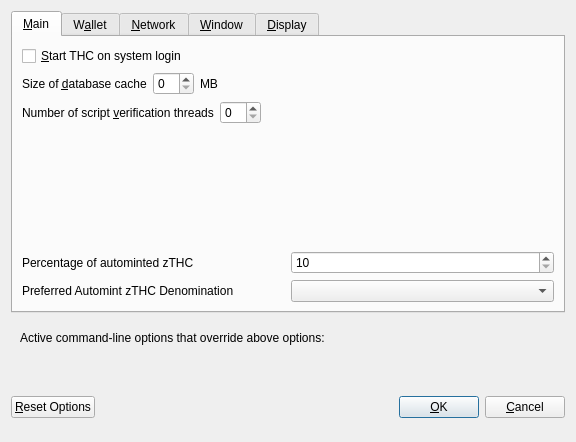
<?xml version="1.0" encoding="UTF-8"?>
<ui version="4.0">
 <class>OptionsDialog</class>
 <widget class="QDialog" name="OptionsDialog">
  <property name="geometry">
   <rect>
    <x>0</x>
    <y>0</y>
    <width>576</width>
    <height>442</height>
   </rect>
  </property>
  <property name="windowTitle">
   <string>Options</string>
  </property>
  <property name="modal">
   <bool>true</bool>
  </property>
  <layout class="QVBoxLayout" name="verticalLayout">
   <item>
    <widget class="QTabWidget" name="tabWidget">
     <property name="currentIndex">
      <number>0</number>
     </property>
     <widget class="QWidget" name="tabMain">
      <attribute name="title">
       <string>&amp;Main</string>
      </attribute>
      <layout class="QVBoxLayout" name="verticalLayout_Main">
       <item>
        <widget class="QCheckBox" name="bitcoinAtStartup">
         <property name="toolTip">
          <string>Automatically start THC after logging in to the system.</string>
         </property>
         <property name="text">
          <string>&amp;Start THC on system login</string>
         </property>
        </widget>
       </item>
       <item>
        <layout class="QHBoxLayout" name="horizontalLayout_2_Main">
         <item>
          <widget class="QLabel" name="databaseCacheLabel">
           <property name="text">
            <string>Size of &amp;database cache</string>
           </property>
           <property name="textFormat">
            <enum>Qt::PlainText</enum>
           </property>
           <property name="buddy">
            <cstring>databaseCache</cstring>
           </property>
          </widget>
         </item>
         <item>
          <widget class="QSpinBox" name="databaseCache"/>
         </item>
         <item>
          <widget class="QLabel" name="databaseCacheUnitLabel">
           <property name="text">
            <string>MB</string>
           </property>
           <property name="textFormat">
            <enum>Qt::PlainText</enum>
           </property>
          </widget>
         </item>
         <item>
          <spacer name="horizontalSpacer_2_Main">
           <property name="orientation">
            <enum>Qt::Horizontal</enum>
           </property>
           <property name="sizeHint" stdset="0">
            <size>
             <width>40</width>
             <height>20</height>
            </size>
           </property>
          </spacer>
         </item>
        </layout>
       </item>
       <item>
        <layout class="QHBoxLayout" name="horizontalLayout_3_Main">
         <item>
          <widget class="QLabel" name="threadsScriptVerifLabel">
           <property name="text">
            <string>Number of script &amp;verification threads</string>
           </property>
           <property name="textFormat">
            <enum>Qt::PlainText</enum>
           </property>
           <property name="buddy">
            <cstring>threadsScriptVerif</cstring>
           </property>
          </widget>
         </item>
         <item>
          <widget class="QSpinBox" name="threadsScriptVerif">
           <property name="toolTip">
            <string>(0 = auto, &lt;0 = leave that many cores free)</string>
           </property>
          </widget>
         </item>
         <item>
          <spacer name="horizontalSpacer_3_Main">
           <property name="orientation">
            <enum>Qt::Horizontal</enum>
           </property>
           <property name="sizeHint" stdset="0">
            <size>
             <width>40</width>
             <height>20</height>
            </size>
           </property>
          </spacer>
         </item>
        </layout>
       </item>
       <item>
        <spacer name="verticalSpacer_2">
         <property name="orientation">
          <enum>Qt::Vertical</enum>
         </property>
         <property name="sizeHint" stdset="0">
          <size>
           <width>20</width>
           <height>40</height>
          </size>
         </property>
        </spacer>
       </item>
       <item>
        <layout class="QHBoxLayout" name="horizontalLayout_3">
         <item>
          <widget class="QLabel" name="percentage_label">
           <property name="toolTip">
            <string>Percentage of incoming THC which get automatically converted to zTHC via Zerocoin Protocol (min: 10%)</string>
           </property>
           <property name="text">
            <string>Percentage of autominted zTHC</string>
           </property>
          </widget>
         </item>
         <item>
          <widget class="QSpinBox" name="zeromintPercentage">
           <property name="minimum">
            <number>10</number>
           </property>
           <property name="maximum">
            <number>100</number>
           </property>
          </widget>
         </item>
        </layout>
       </item>
       <item>
        <layout class="QHBoxLayout" name="horizontalLayout" stretch="0,0">
         <property name="sizeConstraint">
          <enum>QLayout::SetFixedSize</enum>
         </property>
         <item>
          <widget class="QLabel" name="labelPreferredDenom">
           <property name="maximumSize">
            <size>
             <width>16777215</width>
             <height>16777215</height>
            </size>
           </property>
           <property name="toolTip">
            <string>Wait with automatic conversion to Zerocoin until enough THC for this denomination is available</string>
           </property>
           <property name="text">
            <string>Preferred Automint zTHC Denomination</string>
           </property>
          </widget>
         </item>
         <item>
          <widget class="QComboBox" name="preferredDenom">
           <property name="maximumSize">
            <size>
             <width>16777215</width>
             <height>27</height>
            </size>
           </property>
           <property name="toolTip">
            <string>Wait with automatic conversion to Zerocoin until enough THC for this denomination is available</string>
           </property>
           <property name="maxVisibleItems">
            <number>9</number>
           </property>
           <property name="maxCount">
            <number>9</number>
           </property>
          </widget>
         </item>
        </layout>
       </item>
      </layout>
     </widget>
     <widget class="QWidget" name="tabWallet">
      <attribute name="title">
       <string>W&amp;allet</string>
      </attribute>
      <layout class="QVBoxLayout" name="verticalLayout_Wallet">
       <item>
        <widget class="QGroupBox" name="groupBox">
         <property name="title">
          <string>Expert</string>
         </property>
         <layout class="QVBoxLayout" name="verticalLayout_2">
          <item>
           <widget class="QCheckBox" name="coinControlFeatures">
            <property name="toolTip">
             <string>Whether to show coin control features or not.</string>
            </property>
            <property name="text">
             <string>Enable coin &amp;control features</string>
            </property>
           </widget>
          </item>
          <item>
           <widget class="QCheckBox" name="showMasternodesTab">
            <property name="toolTip">
             <string>Show additional tab listing all your masternodes in first sub-tab&lt;br/&gt;and all masternodes on the network in second sub-tab.</string>
            </property>
            <property name="text">
             <string>Show Masternodes Tab</string>
            </property>
           </widget>
          </item>
          <item>
           <widget class="QCheckBox" name="spendZeroConfChange">
            <property name="toolTip">
             <string>If you disable the spending of unconfirmed change, the change from a transaction&lt;br/&gt;cannot be used until that transaction has at least one confirmation.&lt;br/&gt;This also affects how your balance is computed.</string>
            </property>
            <property name="text">
             <string>&amp;Spend unconfirmed change</string>
            </property>
           </widget>
          </item>
         </layout>
        </widget>
       </item>
       <item>
        <spacer name="verticalSpacer_Wallet">
         <property name="orientation">
          <enum>Qt::Vertical</enum>
         </property>
         <property name="sizeHint" stdset="0">
          <size>
           <width>20</width>
           <height>40</height>
          </size>
         </property>
        </spacer>
       </item>
      </layout>
     </widget>
     <widget class="QWidget" name="tabNetwork">
      <attribute name="title">
       <string>&amp;Network</string>
      </attribute>
      <layout class="QVBoxLayout" name="verticalLayout_Network">
       <item>
        <widget class="QCheckBox" name="mapPortUpnp">
         <property name="toolTip">
          <string>Automatically open the THC client port on the router. This only works when your router supports UPnP and it is enabled.</string>
         </property>
         <property name="text">
          <string>Map port using &amp;UPnP</string>
         </property>
        </widget>
       </item>
       <item>
        <widget class="QCheckBox" name="allowIncoming">
         <property name="toolTip">
          <string>Accept connections from outside</string>
         </property>
         <property name="text">
          <string>Allow incoming connections</string>
         </property>
        </widget>
       </item>
       <item>
        <widget class="QCheckBox" name="connectSocks">
         <property name="toolTip">
          <string>Connect to the THC network through a SOCKS5 proxy.</string>
         </property>
         <property name="text">
          <string>&amp;Connect through SOCKS5 proxy (default proxy):</string>
         </property>
        </widget>
       </item>
       <item>
        <layout class="QHBoxLayout" name="horizontalLayout_1_Network">
         <item>
          <widget class="QLabel" name="proxyIpLabel">
           <property name="text">
            <string>Proxy &amp;IP:</string>
           </property>
           <property name="textFormat">
            <enum>Qt::PlainText</enum>
           </property>
           <property name="buddy">
            <cstring>proxyIp</cstring>
           </property>
          </widget>
         </item>
         <item>
          <widget class="QValidatedLineEdit" name="proxyIp">
           <property name="minimumSize">
            <size>
             <width>140</width>
             <height>0</height>
            </size>
           </property>
           <property name="maximumSize">
            <size>
             <width>140</width>
             <height>16777215</height>
            </size>
           </property>
           <property name="toolTip">
            <string>IP address of the proxy (e.g. IPv4: 127.0.0.1 / IPv6: ::1)</string>
           </property>
          </widget>
         </item>
         <item>
          <widget class="QLabel" name="proxyPortLabel">
           <property name="text">
            <string>&amp;Port:</string>
           </property>
           <property name="textFormat">
            <enum>Qt::PlainText</enum>
           </property>
           <property name="buddy">
            <cstring>proxyPort</cstring>
           </property>
          </widget>
         </item>
         <item>
          <widget class="QLineEdit" name="proxyPort">
           <property name="minimumSize">
            <size>
             <width>55</width>
             <height>0</height>
            </size>
           </property>
           <property name="maximumSize">
            <size>
             <width>55</width>
             <height>16777215</height>
            </size>
           </property>
           <property name="toolTip">
            <string>Port of the proxy (e.g. 9050)</string>
           </property>
          </widget>
         </item>
         <item>
          <spacer name="horizontalSpacer_1_Network">
           <property name="orientation">
            <enum>Qt::Horizontal</enum>
           </property>
           <property name="sizeHint" stdset="0">
            <size>
             <width>40</width>
             <height>20</height>
            </size>
           </property>
          </spacer>
         </item>
        </layout>
       </item>
       <item>
        <spacer name="verticalSpacer_Network">
         <property name="orientation">
          <enum>Qt::Vertical</enum>
         </property>
         <property name="sizeHint" stdset="0">
          <size>
           <width>20</width>
           <height>40</height>
          </size>
         </property>
        </spacer>
       </item>
      </layout>
     </widget>
     <widget class="QWidget" name="tabWindow">
      <attribute name="title">
       <string>&amp;Window</string>
      </attribute>
      <layout class="QVBoxLayout" name="verticalLayout_Window">
       <item>
        <widget class="QCheckBox" name="minimizeToTray">
         <property name="toolTip">
          <string>Show only a tray icon after minimizing the window.</string>
         </property>
         <property name="text">
          <string>&amp;Minimize to the tray instead of the taskbar</string>
         </property>
        </widget>
       </item>
       <item>
        <widget class="QCheckBox" name="minimizeOnClose">
         <property name="toolTip">
          <string>Minimize instead of exit the application when the window is closed. When this option is enabled, the application will be closed only after selecting Quit in the menu.</string>
         </property>
         <property name="text">
          <string>M&amp;inimize on close</string>
         </property>
        </widget>
       </item>
       <item>
        <spacer name="verticalSpacer_Window">
         <property name="orientation">
          <enum>Qt::Vertical</enum>
         </property>
         <property name="sizeHint" stdset="0">
          <size>
           <width>20</width>
           <height>40</height>
          </size>
         </property>
        </spacer>
       </item>
      </layout>
     </widget>
     <widget class="QWidget" name="tabDisplay">
      <attribute name="title">
       <string>&amp;Display</string>
      </attribute>
      <layout class="QVBoxLayout" name="verticalLayout_Display">
       <item>
        <layout class="QHBoxLayout" name="horizontalLayout_1_Display">
         <item>
          <widget class="QLabel" name="langLabel">
           <property name="text">
            <string>User Interface &amp;language:</string>
           </property>
           <property name="textFormat">
            <enum>Qt::PlainText</enum>
           </property>
           <property name="buddy">
            <cstring>lang</cstring>
           </property>
          </widget>
         </item>
         <item>
          <widget class="QValueComboBox" name="lang">
           <property name="toolTip">
            <string>The user interface language can be set here. This setting will take effect after restarting THC.</string>
           </property>
          </widget>
         </item>
        </layout>
       </item>
       <item>
        <widget class="QLabel" name="label_3">
         <property name="toolTip">
          <string notr="true"/>
         </property>
         <property name="statusTip">
          <string notr="true"/>
         </property>
         <property name="whatsThis">
          <string notr="true"/>
         </property>
         <property name="accessibleName">
          <string notr="true"/>
         </property>
         <property name="text">
          <string>Language missing or translation incomplete? Help contributing translations here:
https://www.transifex.com/thc-project/thc-project-translations</string>
         </property>
         <property name="wordWrap">
          <bool>true</bool>
         </property>
         <property name="openExternalLinks">
          <bool>true</bool>
         </property>
         <property name="textInteractionFlags">
          <set>Qt::TextBrowserInteraction</set>
         </property>
        </widget>
       </item>
       <item>
        <layout class="QHBoxLayout" name="horizontalLayout_4_Display" stretch="0,0">
         <item>
          <widget class="QLabel" name="themeLabel">
           <property name="text">
            <string>User Interface Theme:</string>
           </property>
          </widget>
         </item>
         <item>
          <widget class="QValueComboBox" name="theme"/>
         </item>
        </layout>
       </item>
       <item>
        <widget class="Line" name="line">
         <property name="orientation">
          <enum>Qt::Horizontal</enum>
         </property>
        </widget>
       </item>
       <item>
        <layout class="QHBoxLayout" name="horizontalLayout_2_Display">
         <item>
          <widget class="QLabel" name="unitLabel">
           <property name="text">
            <string>&amp;Unit to show amounts in:</string>
           </property>
           <property name="textFormat">
            <enum>Qt::PlainText</enum>
           </property>
           <property name="buddy">
            <cstring>unit</cstring>
           </property>
          </widget>
         </item>
         <item>
          <widget class="QValueComboBox" name="unit">
           <property name="toolTip">
            <string>Choose the default subdivision unit to show in the interface and when sending coins.</string>
           </property>
          </widget>
         </item>
        </layout>
       </item>
       <item>
        <layout class="QHBoxLayout" name="horizontalLayout_5_Display">
         <item>
          <widget class="QLabel" name="digitsLabel">
           <property name="text">
            <string>Decimal digits</string>
           </property>
          </widget>
         </item>
         <item>
          <widget class="QValueComboBox" name="digits"/>
         </item>
        </layout>
       </item>
       <item>
        <layout class="QHBoxLayout" name="horizontalLayout_3_Display">
         <item>
          <widget class="QLabel" name="thirdPartyTxUrlsLabel">
           <property name="toolTip">
            <string>Third party URLs (e.g. a block explorer) that appear in the transactions tab as context menu items. %s in the URL is replaced by transaction hash. Multiple URLs are separated by vertical bar |.</string>
           </property>
           <property name="text">
            <string>Third party transaction URLs</string>
           </property>
           <property name="buddy">
            <cstring>thirdPartyTxUrls</cstring>
           </property>
          </widget>
         </item>
         <item>
          <widget class="QLineEdit" name="thirdPartyTxUrls">
           <property name="toolTip">
            <string>Third party URLs (e.g. a block explorer) that appear in the transactions tab as context menu items. %s in the URL is replaced by transaction hash. Multiple URLs are separated by vertical bar |.</string>
           </property>
          </widget>
         </item>
        </layout>
       </item>
       <item>
        <spacer name="verticalSpacer">
         <property name="orientation">
          <enum>Qt::Vertical</enum>
         </property>
         <property name="sizeHint" stdset="0">
          <size>
           <width>20</width>
           <height>40</height>
          </size>
         </property>
        </spacer>
       </item>
      </layout>
     </widget>
    </widget>
   </item>
   <item>
    <widget class="QFrame" name="frame">
     <layout class="QVBoxLayout" name="verticalLayout_Bottom">
      <item>
       <layout class="QHBoxLayout" name="horizontalLayout_Bottom">
        <item>
         <widget class="QLabel" name="overriddenByCommandLineInfoLabel">
          <property name="text">
           <string>Active command-line options that override above options:</string>
          </property>
          <property name="textFormat">
           <enum>Qt::PlainText</enum>
          </property>
         </widget>
        </item>
        <item>
         <spacer name="horizontalSpacer_Bottom">
          <property name="orientation">
           <enum>Qt::Horizontal</enum>
          </property>
          <property name="sizeHint" stdset="0">
           <size>
            <width>40</width>
            <height>20</height>
           </size>
          </property>
         </spacer>
        </item>
       </layout>
      </item>
      <item>
       <widget class="QLabel" name="overriddenByCommandLineLabel">
        <property name="text">
         <string/>
        </property>
        <property name="textFormat">
         <enum>Qt::PlainText</enum>
        </property>
        <property name="wordWrap">
         <bool>true</bool>
        </property>
       </widget>
      </item>
     </layout>
    </widget>
   </item>
   <item>
    <layout class="QHBoxLayout" name="horizontalLayout_Buttons">
     <item>
      <widget class="QPushButton" name="resetButton">
       <property name="toolTip">
        <string>Reset all client options to default.</string>
       </property>
       <property name="text">
        <string>&amp;Reset Options</string>
       </property>
       <property name="autoDefault">
        <bool>false</bool>
       </property>
      </widget>
     </item>
     <item>
      <spacer name="horizontalSpacer_1">
       <property name="orientation">
        <enum>Qt::Horizontal</enum>
       </property>
       <property name="sizeHint" stdset="0">
        <size>
         <width>40</width>
         <height>48</height>
        </size>
       </property>
      </spacer>
     </item>
     <item>
      <widget class="QLabel" name="statusLabel">
       <property name="minimumSize">
        <size>
         <width>200</width>
         <height>0</height>
        </size>
       </property>
       <property name="font">
        <font>
         <weight>75</weight>
         <bold>true</bold>
        </font>
       </property>
       <property name="text">
        <string/>
       </property>
       <property name="textFormat">
        <enum>Qt::PlainText</enum>
       </property>
       <property name="wordWrap">
        <bool>true</bool>
       </property>
      </widget>
     </item>
     <item>
      <spacer name="horizontalSpacer_2">
       <property name="orientation">
        <enum>Qt::Horizontal</enum>
       </property>
       <property name="sizeHint" stdset="0">
        <size>
         <width>40</width>
         <height>48</height>
        </size>
       </property>
      </spacer>
     </item>
     <item>
      <widget class="QPushButton" name="okButton">
       <property name="text">
        <string>&amp;OK</string>
       </property>
       <property name="autoDefault">
        <bool>false</bool>
       </property>
       <property name="default">
        <bool>true</bool>
       </property>
      </widget>
     </item>
     <item>
      <widget class="QPushButton" name="cancelButton">
       <property name="text">
        <string>&amp;Cancel</string>
       </property>
       <property name="autoDefault">
        <bool>false</bool>
       </property>
      </widget>
     </item>
    </layout>
   </item>
  </layout>
 </widget>
 <customwidgets>
  <customwidget>
   <class>QValidatedLineEdit</class>
   <extends>QLineEdit</extends>
   <header>qvalidatedlineedit.h</header>
  </customwidget>
  <customwidget>
   <class>QValueComboBox</class>
   <extends>QComboBox</extends>
   <header>qvaluecombobox.h</header>
  </customwidget>
 </customwidgets>
 <resources/>
 <connections/>
</ui>
